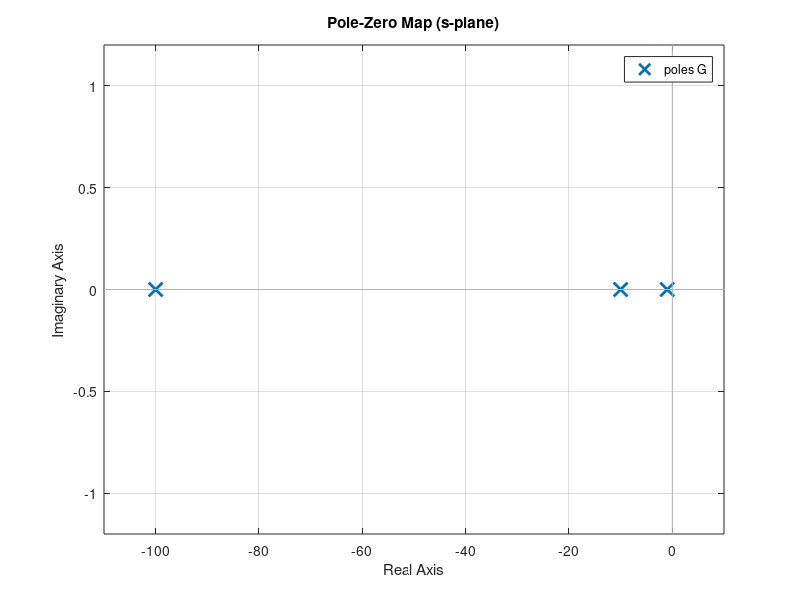
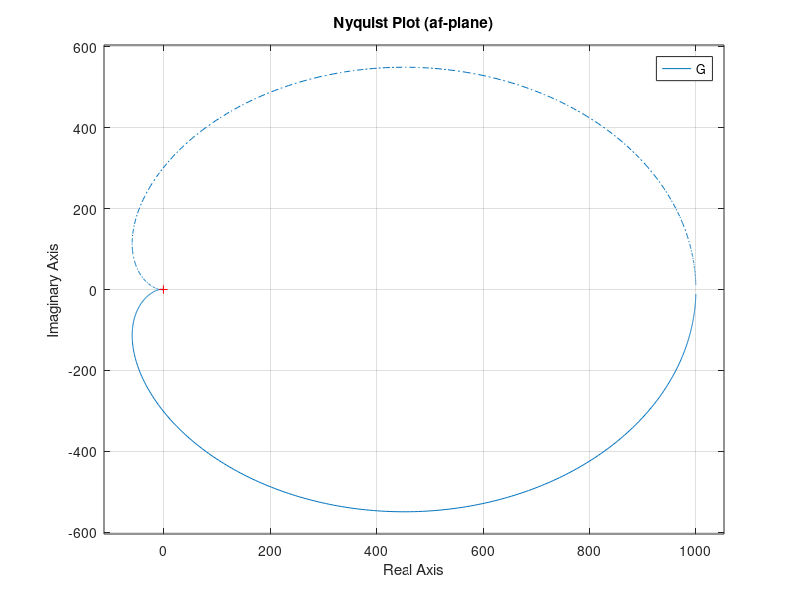

The MATLAB source for these figures, in order:
% Define the transfer function
s = tf('s');
G = 10^3 / ((s+1)*(0.1*s+1)*(0.01*s+1));

% s-plane: Pole-Zero Plot
figure;
pzmap(G);
title('Pole-Zero Map (s-plane)');
grid on;

% af-plane: Nyquist Plot
figure;
nyquist(G);
title('Nyquist Plot (af-plane)');
grid on;
